Frame 1 (no input): blank canvas, image omitted
Frame 60 (no input): blank canvas, image omitted
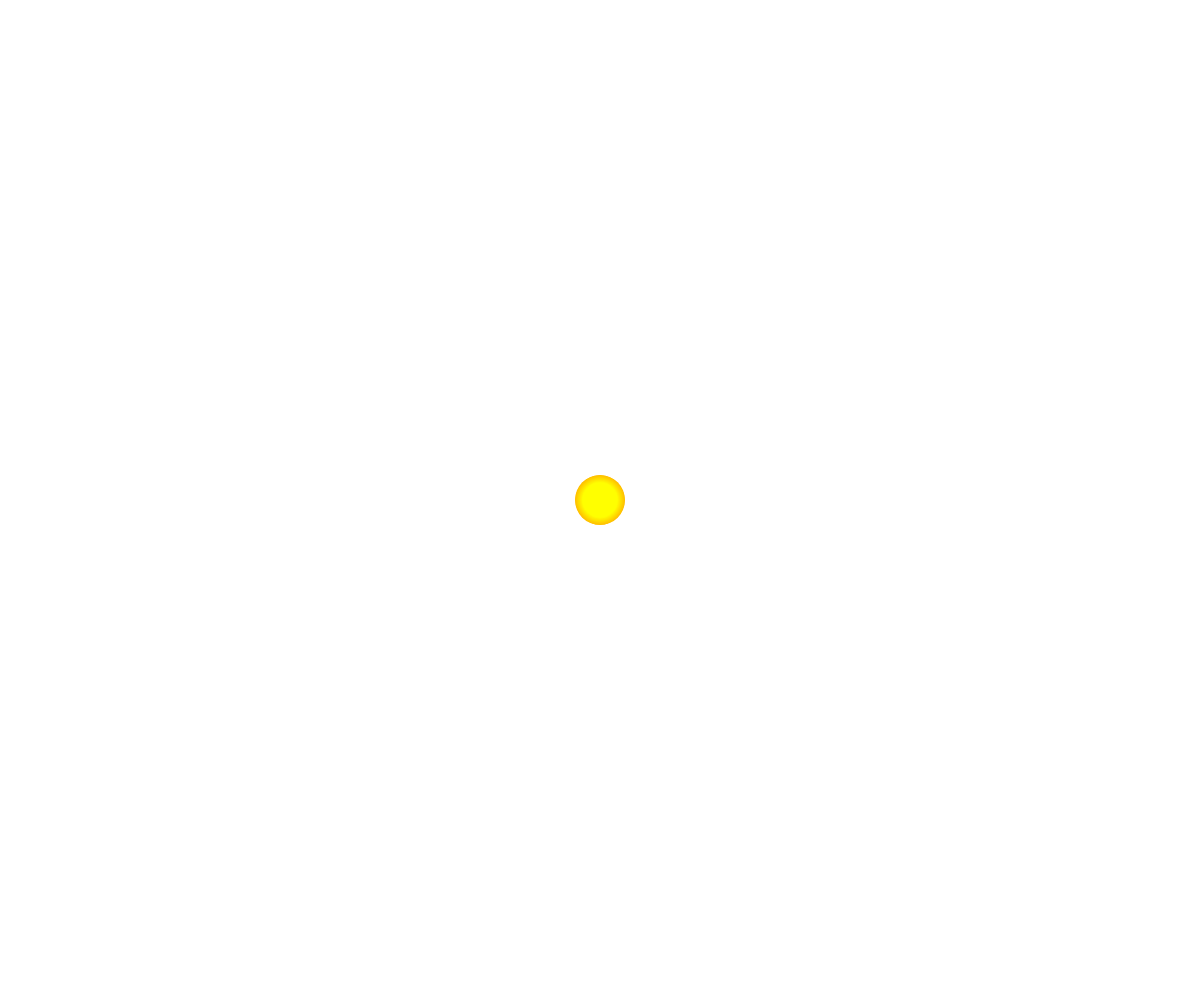
Frame 120 (the mouse pressed at the canvas centre since frame 60)

The p5.js sketch whose frames 1 and 60 were blank and that drew this single picture after the mouse press (run headless with seeded random() and noise() and a simulated clock; from frame 60 on, the mouse is pressed at the canvas centre):

// p5.js sketch
// ── sketch.js
let weight = 5
let lineWeightUp = true
let hue = 0
let prevX = 0
let prevY = 0

function setup() {
  // put setup code here
  createCanvas(window.innerWidth, window.innerHeight)
  background(255)
}

function draw() {
  if (!mouseIsPressed) return

  colorMode(HSB)
  hue = hue >= 360 ? 0 : hue + 1
  stroke(hue, 100, 100)

  if (weight >= 50){
    lineWeightUp = false
  } else if (weight <= 5){
    lineWeightUp = true
  }
  lineWeightUp ? weight++ : weight--
  strokeWeight(weight)
  strokeCap(ROUND)
  strokeJoin(ROUND)
  console.log(lineWeightUp)
  console.log(weight)

  line(prevX, prevY, mouseX, mouseY)
  prevX = mouseX
  prevY = mouseY
}

function mousePressed(){
  prevX = mouseX
  prevY = mouseY
}

function doubleClicked(){
  background(255)
}
